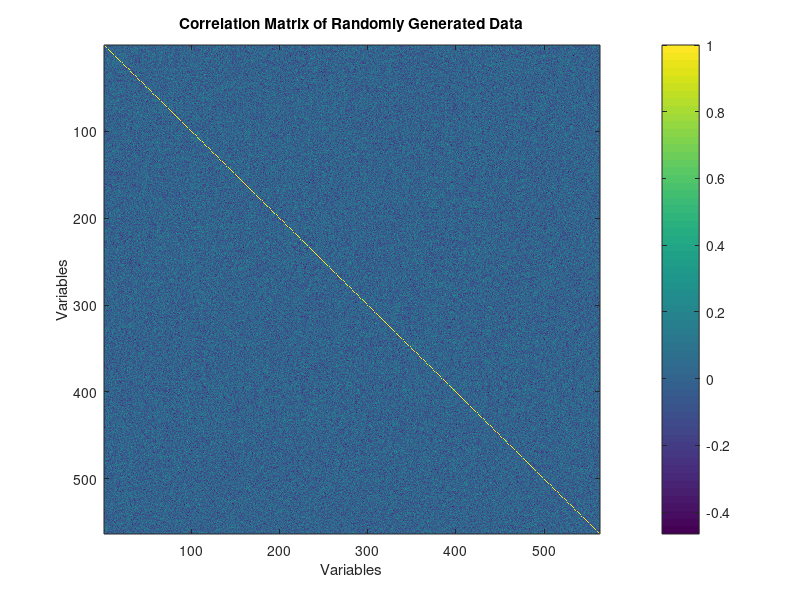

Write the MATLAB code that produced this figure.
clc
clear 
close all
% Generate a random matrix with normally distributed entries
rng(0); % For reproducibility
n = 100; % Number of samples
m = 563;   % Number of variables
data = randn(n, m);

% Calculate the correlation matrix
corr_matrix = corrcoef(data);

% Display the correlation matrix
disp('Correlation matrix:');
disp(corr_matrix);

% Visualize the correlation matrix
figure;
imagesc(corr_matrix);
colorbar;
xlabel('Variables');
ylabel('Variables');
title('Correlation Matrix of Randomly Generated Data');
